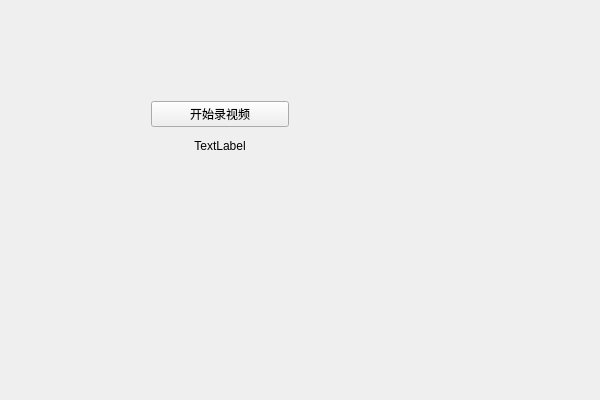
<?xml version="1.0" encoding="UTF-8"?>
<ui version="4.0">
 <class>MainWindowClass</class>
 <widget class="QMainWindow" name="MainWindowClass">
  <property name="geometry">
   <rect>
    <x>0</x>
    <y>0</y>
    <width>600</width>
    <height>400</height>
   </rect>
  </property>
  <property name="windowTitle">
   <string>MainWindow</string>
  </property>
  <widget class="QWidget" name="centralWidget">
   <widget class="QWidget" name="verticalLayoutWidget">
    <property name="geometry">
     <rect>
      <x>140</x>
      <y>90</y>
      <width>160</width>
      <height>80</height>
     </rect>
    </property>
    <layout class="QVBoxLayout" name="verticalLayout">
     <item>
      <widget class="QPushButton" name="audioButton">
       <property name="text">
        <string>开始录视频</string>
       </property>
      </widget>
     </item>
     <item>
      <widget class="QLabel" name="timeLabel">
       <property name="text">
        <string>TextLabel</string>
       </property>
       <property name="alignment">
        <set>Qt::AlignCenter</set>
       </property>
      </widget>
     </item>
    </layout>
   </widget>
  </widget>
 </widget>
 <layoutdefault spacing="6" margin="11"/>
 <resources>
  <include location="MainWindow.qrc"/>
 </resources>
 <connections/>
</ui>
